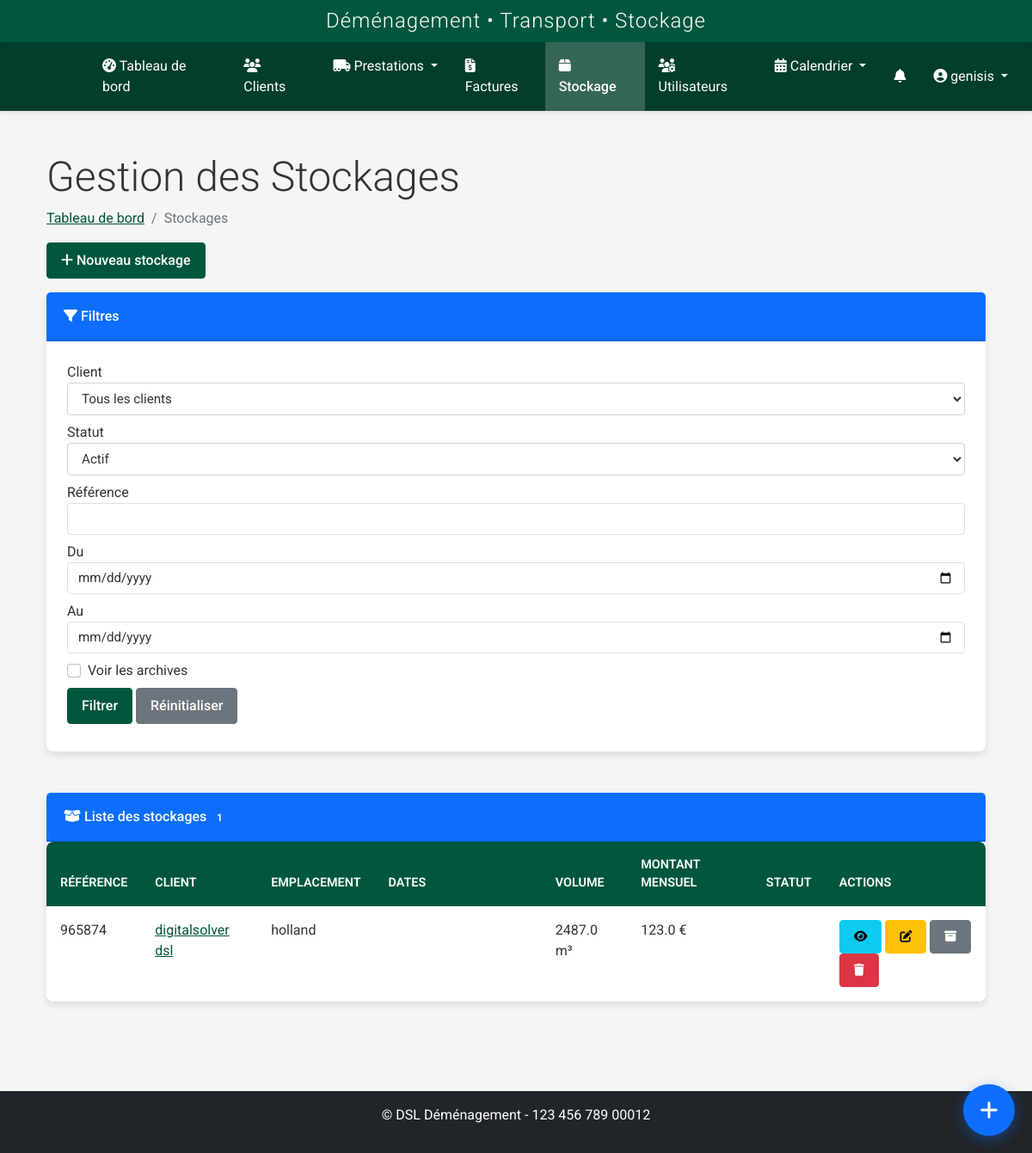
Page /stockage/ (signed in) on the earlier database version.
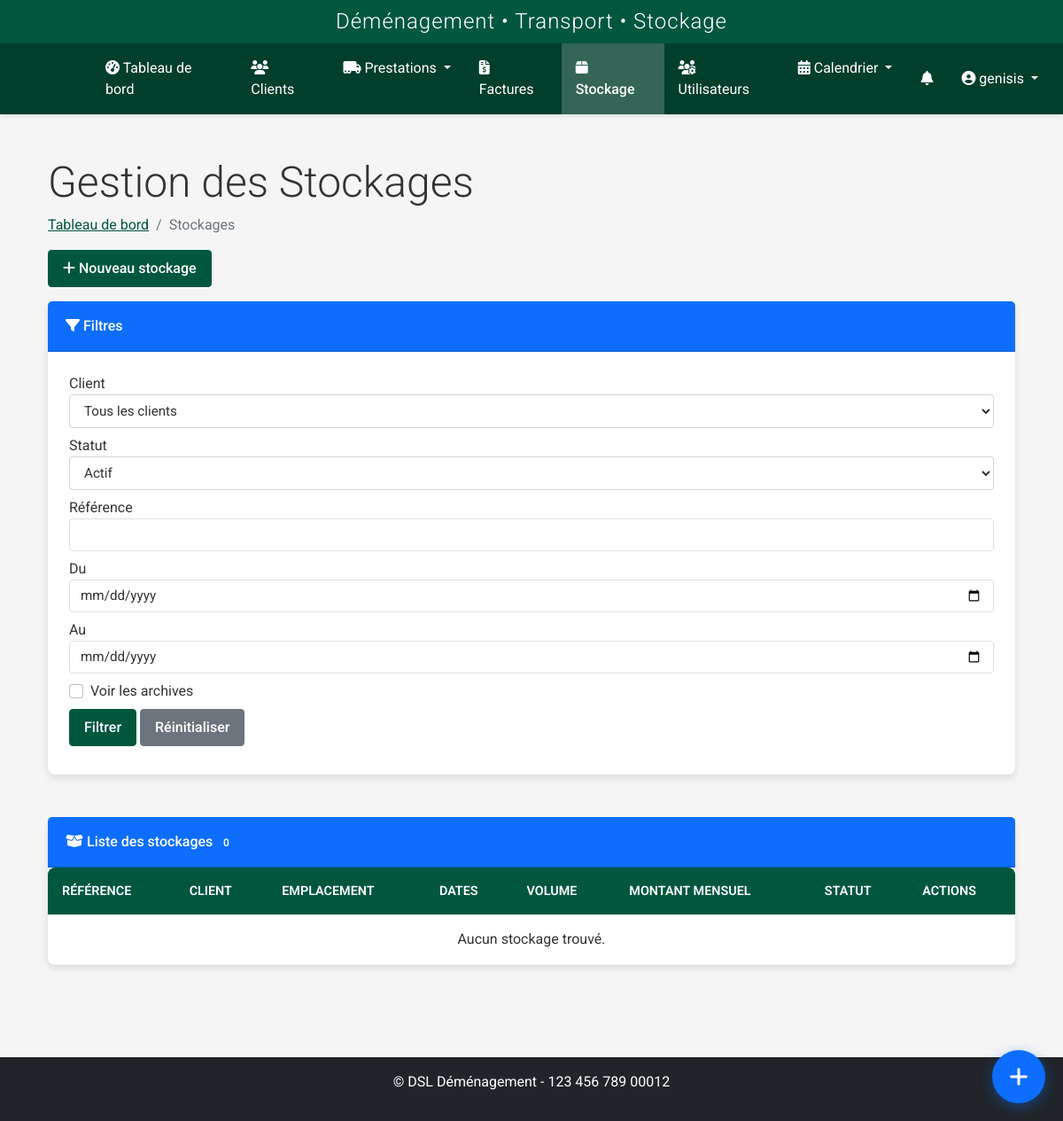
Same page on the later database version.
### models.py (models this page shows, shortened)
class Stockage(db.Model):
    id = db.Column(db.Integer, primary_key=True)
    client_id = db.Column(db.Integer, db.ForeignKey('client.id'), nullable=False)
    reference = db.Column(db.String(50), unique=True, nullable=False)
    date_debut = db.Column(db.DateTime, nullable=False)
    date_fin = db.Column(db.DateTime, nullable=True)  # Peut être indéfinie pour un stockage sans date de fin
    statut = db.Column(db.String(50), default='Actif')  # Actif, Terminé, En attente
    montant_mensuel = db.Column(db.Float, nullable=False)
    caution = db.Column(db.Float, nullable=True)
    emplacement = db.Column(db.String(100), nullable=False)  # Ex: "Zone A, Étagère 3, Case 12"
    volume_total = db.Column(db.Float, nullable=True)  # Volume total en m³
    poids_total = db.Column(db.Float, nullable=True)  # Poids total en kg
    observations = db.Column(db.Text, nullable=True)
    archive = db.Column(db.Boolean, default=False)
    date_creation = db.Column(db.DateTime, nullable=False, default=datetime.utcnow)
    client = db.relationship('Client', backref='stockages')
    factures = db.relationship('Facture', backref='stockage', lazy=True)
    prestations = db.relationship('Prestation', backref='stockage', lazy=True, foreign_keys="Prestation.stockage_id")

class Client(db.Model):
    id = db.Column(db.Integer, primary_key=True)
    nom = db.Column(db.String(64), nullable=False)
    prenom = db.Column(db.String(64), nullable=False)
    adresse = db.Column(db.Text, nullable=True)
    code_postal = db.Column(db.String(10), nullable=True)
    ville = db.Column(db.String(64), nullable=True)
    pays = db.Column(db.String(64), default='France')
    telephone = db.Column(db.String(20), nullable=True)
    email = db.Column(db.String(120), nullable=True)
    type_client = db.Column(db.String(50), nullable=True)
    tags = db.Column(db.Text, nullable=True)
    observations = db.Column(db.Text, nullable=True)
    statut = db.Column(db.String(20), default='actif')
    archive = db.Column(db.Boolean, default=False)
    date_creation = db.Column(db.DateTime, nullable=False, default=datetime.utcnow)
    commercial_id = db.Column(db.Integer, db.ForeignKey('user.id'), nullable=True)
    commercial = db.relationship('User', backref=db.backref('clients', lazy=True), foreign_keys=[commercial_id])
    prestations_principales = db.relationship('Prestation', backref=db.backref('client_principal', lazy=True), lazy=True, foreign_keys="Prestation.client_id")
    prestations_supplementaires = db.relationship('Prestation', secondary=prestation_clients, back_populates='clients_supplementaires')
    factures = db.relationship('Facture', backref='client', lazy=True)

### routes/stockage.py (the view, shortened to what this page needs)
@stockage_bp.route('/')
@login_required
@role_required('commercial', 'admin', 'superadmin')
def index():
    form = SearchStockageForm()
    clients = Client.query.filter_by(archive=False).order_by(Client.nom).all()
    form.client_id.choices = [(c.id, f"{c.nom} {c.prenom}") for c in clients]
    form.client_id.choices.insert(0, (0, 'Tous les clients'))
    form.statut.choices = [
        ('Actif', 'Actif'),
        ('En attente', 'En attente'),
        ('Terminé', 'Terminé'),
        ('', 'Tous les statuts')
    ]
    client_id = request.args.get('client_id', '')
    statut = request.args.get('statut', '')
    reference = request.args.get('reference', '')
    date_debut = request.args.get('date_debut', '')
    date_fin = request.args.get('date_fin', '')
    archives = 'archives' in request.args
    query = Stockage.query
    if client_id and client_id != '':
        query = query.filter(Stockage.client_id == client_id)
    if statut and statut != '':
        query = query.filter(Stockage.statut == statut)
    if reference:
        query = query.filter(Stockage.reference.ilike(f'%{reference}%'))
    if date_debut:
        date_debut = datetime.strptime(date_debut, '%Y-%m-%d')
        query = query.filter(Stockage.date_debut >= date_debut)
    if date_fin:
        date_fin = datetime.strptime(date_fin, '%Y-%m-%d')
        query = query.filter(Stockage.date_fin <= date_fin)
    if not archives:
        query = query.filter(Stockage.archive == False)
    page = request.args.get('page', 1, type=int)
    stockages = query.order_by(desc(Stockage.date_creation)).paginate(page=page, per_page=10)
    return render_template('stockages/index.html', stockages=stockages, form=form)

### forms.py
class SearchStockageForm(FlaskForm):
    client_id = SelectField('Client', coerce=optional_int, validators=[Optional()])
    statut = SelectField('Statut')
    date_debut = DateField('Date début', validators=[Optional()])
    date_fin = DateField('Date fin', validators=[Optional()])
    reference = StringField('Référence')
    archives = BooleanField('Afficher les stockages archivés')
    submit = SubmitField('Filtrer')
    reset = SubmitField('Réinitialiser')

### forms.py (called while the page is built)
def optional_int(value):
    if value == '' or value is None:
        return None
    try:
        return int(value)
    except (ValueError, TypeError):
        return None

### models.py (called while the page is built)
    def is_admin(self):
        return self.role in ['admin', 'superadmin']

    def is_transporteur(self):
        return self.role == 'transporteur' or self.is_admin()

### templates/stockages/index.html (shortened to what the changed rows need)
{% extends 'base.html' %}
{% block content %}
<div class="container-fluid mt-3">
    <div class="row mb-3">
        <div class="col-md-12">
            <h1 class="display-5">Gestion des Stockages</h1>
        </div>
    </div>
    <div class="row">
        <div class="col-md-12">
            <div class="card">
                <div class="card-header bg-primary text-white">
                    <i class="fas fa-box-open"></i> Liste des stockages
                    <span class="badge badge-light ml-2">{{ stockages.total }}</span>
                </div>
                <div class="card-body p-0">
                    <div class="table-responsive">
                        <table class="table table-hover mb-0">
                            <thead class="bg-light">
                                <tr>
                                    <th>Référence</th>
                                    <th>Client</th>
                                    <th>Emplacement</th>
                                    <th>Dates</th>
                                    <th>Volume</th>
                                    <th>Montant mensuel</th>
                                    <th>Statut</th>
                                    <th>Actions</th>
                                </tr>
                            </thead>
                            <tbody>
                                {% for stockage in stockages.items %}
                                <tr{% if stockage.archive %} class="table-secondary"{% endif %}>
                                    <td>
                                        {{ stockage.reference }}
                                    </td>
                                    <td>
                                        <a href="{{ url_for('client.edit', id=stockage.client.id) }}">
                                            {{ stockage.client.nom }} {{ stockage.client.prenom }}
                                        </a>
                                    </td>
                                    <td>{{ stockage.emplacement }}</td>
                                    <td>
                                        <span class="badge badge-info">Du {{ stockage.date_debut.strftime('%d/%m/%Y') }}</span>
                                        {% if stockage.date_fin %}
                                            <span class="badge badge-secondary">au {{ stockage.date_fin.strftime('%d/%m/%Y') }}</span>
                                        {% else %}
                                            <span class="badge badge-warning">en cours</span>
                                        {% endif %}
                                    </td>
                                    <td>{{ stockage.volume_total|round(2) if stockage.volume_total else '0.00' }} m³</td>
                                    <td>{{ stockage.montant_mensuel|round(2) }} €</td>
                                    <td>
                                        <span class="badge badge-{{ {'Actif':'success', 'En attente':'warning', 'Terminé':'secondary'}[stockage.statut] }}">
                                        </span>
                                    </td>
                                    <td class="text-right">
                                        <a href="{{ url_for('stockage.detail', id=stockage.id) }}" class="btn btn-info btn-sm">
                                            <i class="fas fa-eye"></i>
                                        </a>
                                        <a href="{{ url_for('stockage.edit', id=stockage.id) }}" class="btn btn-warning btn-sm">
                                            <i class="fas fa-edit"></i>
                                        </a>
                                        <a href="{{ url_for('stockage.toggle_archive', id=stockage.id) }}" class="btn btn-secondary btn-sm">
                                            <i class="fas fa-archive"></i>
                                        </a>
                                        <a href="{{ url_for('stockage.delete', id=stockage.id) }}" class="btn btn-danger btn-sm"
                                           onclick="return confirm('Voulez-vous vraiment supprimer ce stockage ?')">
                                            <i class="fas fa-trash"></i>
                                        </a>
                                    </td>
                                </tr>
                                {% else %}
                                <tr>
                                    <td colspan="8" class="text-center">Aucun stockage trouvé.</td>
                                </tr>
                                {% endfor %}
                            </tbody>
                        </table>
                    </div>
                </div>
            </div>
        </div>
    </div>
</div>
{% endblock %}

Differences in the rows shown:
removed Stockage: reference "965874", client.nom "digitalsolver", client.prenom "dsl", emplacement "holland", volume_total "2487.0", montant_mensuel "123.0"
Other differences:
{{ stockages.total }}: "1" → "0"
text now shown: "Aucun stockage trouvé."
